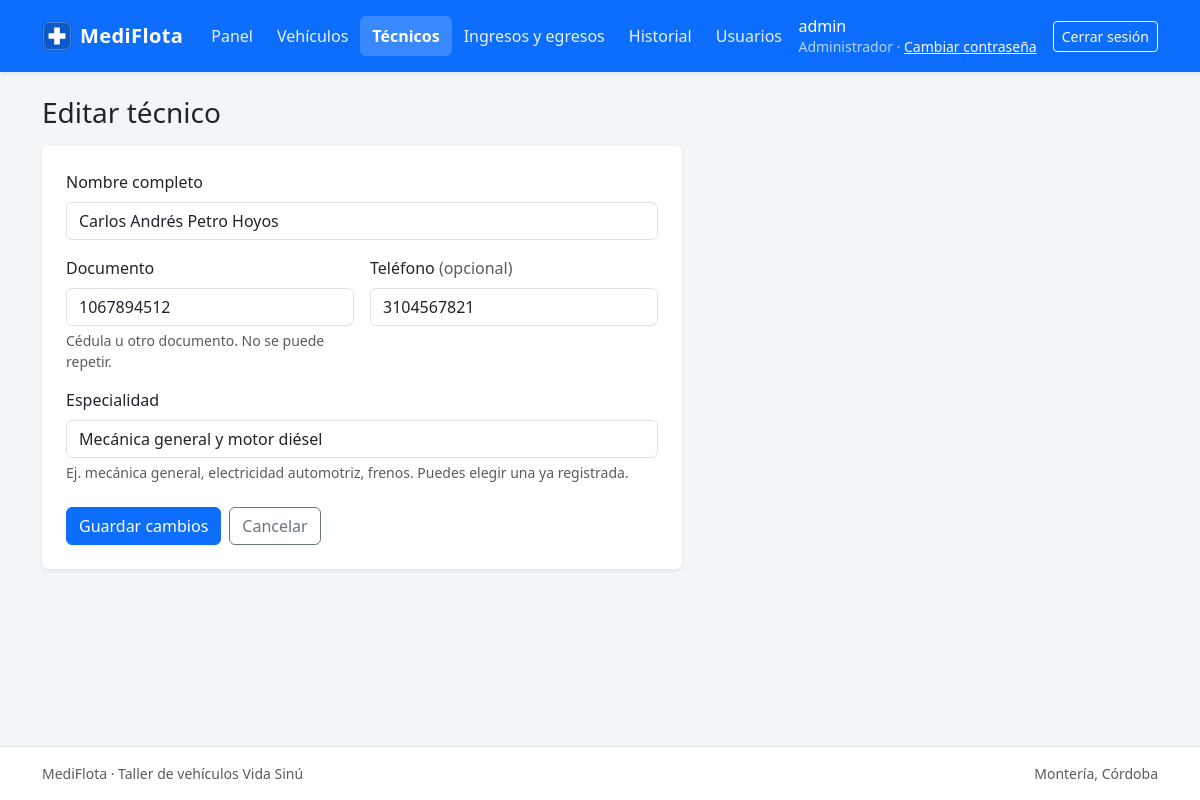
The page /modules/tecnicos/formulario.php?id=1 (signed in) on the database its author committed.
### tables this page shows
CREATE TABLE usuario (
  id_usuario     INT          NOT NULL AUTO_INCREMENT,
  usuario        VARCHAR(50)  NOT NULL,
  password_hash  VARCHAR(255) NOT NULL,
  perfil         ENUM('administrador','tecnico') NOT NULL,
  id_tecnico     INT          NULL,
  activo         TINYINT(1)   NOT NULL DEFAULT 1,
  PRIMARY KEY (id_usuario),
  UNIQUE KEY uq_usuario_usuario (usuario),
  UNIQUE KEY uq_usuario_id_tecnico (id_tecnico),
  CONSTRAINT fk_usuario_tecnico
    FOREIGN KEY (id_tecnico) REFERENCES tecnico (id_tecnico),
  CONSTRAINT chk_usuario_perfil_tecnico
    CHECK (perfil <> 'tecnico' OR id_tecnico IS NOT NULL)
);

CREATE TABLE tecnico (
  id_tecnico    INT          NOT NULL AUTO_INCREMENT,
  nombre        VARCHAR(100) NOT NULL,
  documento     VARCHAR(20)  NOT NULL,
  telefono      VARCHAR(20)  NULL,
  especialidad  VARCHAR(60)  NOT NULL,
  activo        TINYINT(1)   NOT NULL DEFAULT 1,
  PRIMARY KEY (id_tecnico),
  UNIQUE KEY uq_tecnico_documento (documento)
);

### includes/funciones.php (called while the page is built, shortened)
<?php
function e($valor): string
{
    return htmlspecialchars((string) $valor, ENT_QUOTES, 'UTF-8');
}
function url(string $ruta = ''): string
{
    return BASE_URL . '/' . ltrim($ruta, '/');
}

### includes/sesion.php (called while the page is built, shortened)
<?php
require_once __DIR__ . '/../config/database.php';
require_once __DIR__ . '/funciones.php';
function usuario_actual(): ?array
{
    return $_SESSION['usuario'] ?? null;
}
function requiere_login(): void
{
    $u = usuario_actual();
    $stmt = db()->prepare(
        'SELECT u.perfil, COALESCE(t.nombre, u.usuario) AS nombre
           FROM usuario u
           LEFT JOIN tecnico t ON t.id_tecnico = u.id_tecnico
          WHERE u.id_usuario = ?
            AND u.activo = 1
            AND (u.id_tecnico IS NULL OR t.activo = 1)'
    );
    $stmt->execute([$u['id_usuario']]);
}
function requiere_perfil(string ...$perfiles): void
{
    requiere_login();
}
    ?>

### config/database.php (called while the page is built, shortened)
<?php
function db(): PDO
{
    static $pdo = null;
    if ($pdo === null) {
        $dsn = sprintf('mysql:host=%s;port=%d;dbname=%s;charset=utf8mb4', DB_HOST, DB_PORT, DB_NAME);
        try {
            $pdo = new PDO($dsn, DB_USER, DB_PASS, [
                PDO::ATTR_ERRMODE            => PDO::ERRMODE_EXCEPTION,
                PDO::ATTR_DEFAULT_FETCH_MODE => PDO::FETCH_ASSOC,
                PDO::ATTR_EMULATE_PREPARES   => false,
            ]);
        } catch (PDOException $e) {
            error_log('MediFlota - error de conexión: ' . $e->getMessage());
            http_response_code(500);
            exit('No se pudo conectar con la base de datos. Verifica que MySQL esté iniciado en XAMPP.');
        }
    }
    return $pdo;
}

### includes/menu.php (called while the page is built, shortened)
<?php
require_once __DIR__ . '/sesion.php';
function menu_del_usuario(): array
{
    $perfil = usuario_actual()['perfil'] ?? null;
    $pagina = $_SERVER['SCRIPT_NAME'] ?? '';
    $opciones = [];
    foreach (MENU_PRINCIPAL as $opcion) {
        $opcion['disponible'] = is_file(__DIR__ . '/../' . $opcion['ruta'] . 'index.php');
        $opcion['actual']     = stripos($pagina, url($opcion['ruta'])) === 0;
        $opciones[] = $opcion;
    }
    return $opciones;
}
function nombre_perfil(?string $perfil): string
{
    return ['administrador' => 'Administrador', 'tecnico' => 'Técnico'][$perfil] ?? (string) $perfil;
}

### modules/tecnicos/logica.php (called while the page is built, shortened)
<?php
require_once __DIR__ . '/../../config/database.php';
require_once __DIR__ . '/../../includes/funciones.php';
function obtener_tecnico(int $idTecnico): ?array
{
    $stmt = db()->prepare('SELECT * FROM tecnico WHERE id_tecnico = ?');
    $stmt->execute([$idTecnico]);
    return $stmt->fetch() ?: null;
}

### modules/tecnicos/formulario.php (the view, shortened to what this page needs)
<?php
require_once __DIR__ . '/../../includes/sesion.php';
require_once __DIR__ . '/logica.php';
requiere_perfil('administrador');
$tecnico   = null;
if (isset($_GET['id'])) {
    $idTecnico = filter_var($_GET['id'], FILTER_VALIDATE_INT, ['options' => ['min_range' => 1]]) ?: null;
    $tecnico   = $idTecnico ? obtener_tecnico($idTecnico) : null;
}
$editando = $tecnico !== null;
$campos   = ['nombre', 'documento', 'telefono', 'especialidad'];
$datos    = $editando
    ? array_map('strval', array_intersect_key($tecnico, array_flip($campos)))
    : array_fill_keys($campos, '');
$titulo = $editando ? 'Editar técnico' : 'Registrar técnico';
require __DIR__ . '/../../includes/header.php';
?>
<div class="contenido-angosto">
    <h1 class="h3 mb-3"><?= e($titulo) ?></h1>
    <form method="post" class="bg-white p-4 rounded shadow-sm" novalidate>
        <div class="mb-3">
            <label for="nombre" class="form-label">Nombre completo</label>
            <input type="text" id="nombre" name="nombre" class="form-control"
                   value="<?= e($datos['nombre']) ?>" maxlength="100" autocomplete="off" required
                   <?= $editando ? '' : 'autofocus' ?>>
        </div>
        <div class="row g-3 mb-3">
            <div class="col-sm-6">
                <label for="documento" class="form-label">Documento</label>
                <input type="text" id="documento" name="documento" class="form-control"
                       value="<?= e($datos['documento']) ?>" maxlength="25" autocomplete="off" required>
                <div class="form-text">Cédula u otro documento. No se puede repetir.</div>
            </div>
            <div class="col-sm-6">
                <label for="telefono" class="form-label">Teléfono <span class="text-muted fw-normal">(opcional)</span></label>
                <input type="tel" id="telefono" name="telefono" class="form-control"
                       value="<?= e($datos['telefono']) ?>" maxlength="20" autocomplete="off">
            </div>
        </div>
        <div class="mb-4">
            <label for="especialidad" class="form-label">Especialidad</label>
            <input type="text" id="especialidad" name="especialidad" class="form-control" list="lista-especialidades"
                   value="<?= e($datos['especialidad']) ?>" maxlength="60" autocomplete="off" required>
            <div class="form-text">Ej. mecánica general, electricidad automotriz, frenos. Puedes elegir una ya registrada.</div>
        </div>
        <div class="d-flex gap-2">
            <button type="submit" class="btn btn-primary"><?= $editando ? 'Guardar cambios' : 'Registrar técnico' ?></button>
            <a href="<?= e(url('modules/tecnicos/')) ?>" class="btn btn-outline-secondary">Cancelar</a>
        </div>
    </form>
</div>
<?php require __DIR__ . '/../../includes/footer.php'; ?>

### includes/header.php (shortened to what this page needs)
<?php
require_once __DIR__ . '/sesion.php';
require_once __DIR__ . '/menu.php';
$encabezadoUsuario = usuario_actual();
$encabezadoCss     = 'assets/css/estilos.css';
?>
<!doctype html>
<html lang="es">
<head>
    <link rel="stylesheet" href="<?= e(url('assets/vendor/bootstrap/bootstrap.min.css')) ?>"
>
    <link rel="stylesheet" href="<?= e(url($encabezadoCss) . '?v=' . filemtime(__DIR__ . '/../' . $encabezadoCss)) ?>">
</head>
<body class="d-flex flex-column min-vh-100">
<nav class="navbar navbar-expand-lg navbar-dark bg-primary shadow-sm mb-4">
    <div class="container">
        <a class="navbar-brand d-flex align-items-center gap-2" href="<?= e(url('inicio.php')) ?>">
            <img src="<?= e(url('assets/img/logo.svg')) ?>" width="30" height="30" alt="">
            MediFlota
        </a>
        <div class="collapse navbar-collapse" id="menu-principal">
            <ul class="navbar-nav me-auto">
                <?php foreach (menu_del_usuario() as $opcion): ?>
                    <li class="nav-item">
                        <?php if ($opcion['disponible']): ?>
                            <a class="nav-link<?= $opcion['actual'] ? ' active' : '' ?>"
                               <?= $opcion['actual'] ? 'aria-current="page"' : '' ?>
                               href="<?= e(url($opcion['ruta'])) ?>"><?= e($opcion['titulo']) ?></a>
                        <?php else: ?>
                            <span class="nav-link disabled" title="En construcción"><?= e($opcion['titulo']) ?></span>
                        <?php endif; ?>
                    </li>
                <?php endforeach; ?>
            </ul>
            <div class="d-flex align-items-center gap-3 py-2 py-lg-0">
                <span class="navbar-text lh-sm">
                    <span class="text-white"><?= e($encabezadoUsuario['nombre']) ?></span><br>
                    <small><?= e(nombre_perfil($encabezadoUsuario['perfil'])) ?> ·
                        <a href="<?= e(url('cambiar_clave.php')) ?>" class="link-light">Cambiar contraseña</a></small>
                </span>
                <a class="btn btn-outline-light btn-sm" href="<?= e(url('logout.php')) ?>">Cerrar sesión</a>
            </div>
        </div>
    </div>
</nav>
<main class="container pb-5 flex-grow-1">

### assets/css/estilos.css (style rules this page uses)
:root { --mf-fondo: #f3f6f9; --mf-borde: #dee2e6; --mf-azul-oscuro: #0a3d8f; }
body { background-color: var(--mf-fondo); }
.navbar-brand { font-weight: 600; letter-spacing: .02em; }
.navbar-dark { --bs-navbar-color: rgba(255, 255, 255, .9); --bs-navbar-hover-color: #fff; --bs-navbar-active-color: #fff; --bs-navbar-disabled-color: rgba(255, 255, 255, .45); }
.navbar-dark .nav-link { border-radius: .375rem; }
.navbar-dark .nav-link.active { font-weight: 600; background-color: rgba(255, 255, 255, .18); }
@media (min-width: 992px) { .navbar-dark .nav-link { padding-left: .75rem !important; padding-right: .75rem !important; } }
.navbar-text small { color: rgba(255, 255, 255, .7); }
.contenido-angosto { max-width: 640px; }

### rows shown on the page
usuario: perfil "Administrador"
tecnico: nombre "Carlos Andrés Petro Hoyos", documento "1067894512", telefono "3104567821", especialidad "Mecánica general y motor diésel"

### other values the page prints
$opcion['titulo'] "Panel"
$opcion['titulo'] "Vehículos"
$opcion['titulo'] "Técnicos"
$opcion['titulo'] "Ingresos y egresos"
$opcion['titulo'] "Historial"
$opcion['titulo'] "Usuarios"
$encabezadoUsuario['nombre'] "admin"
$titulo "Editar técnico"
